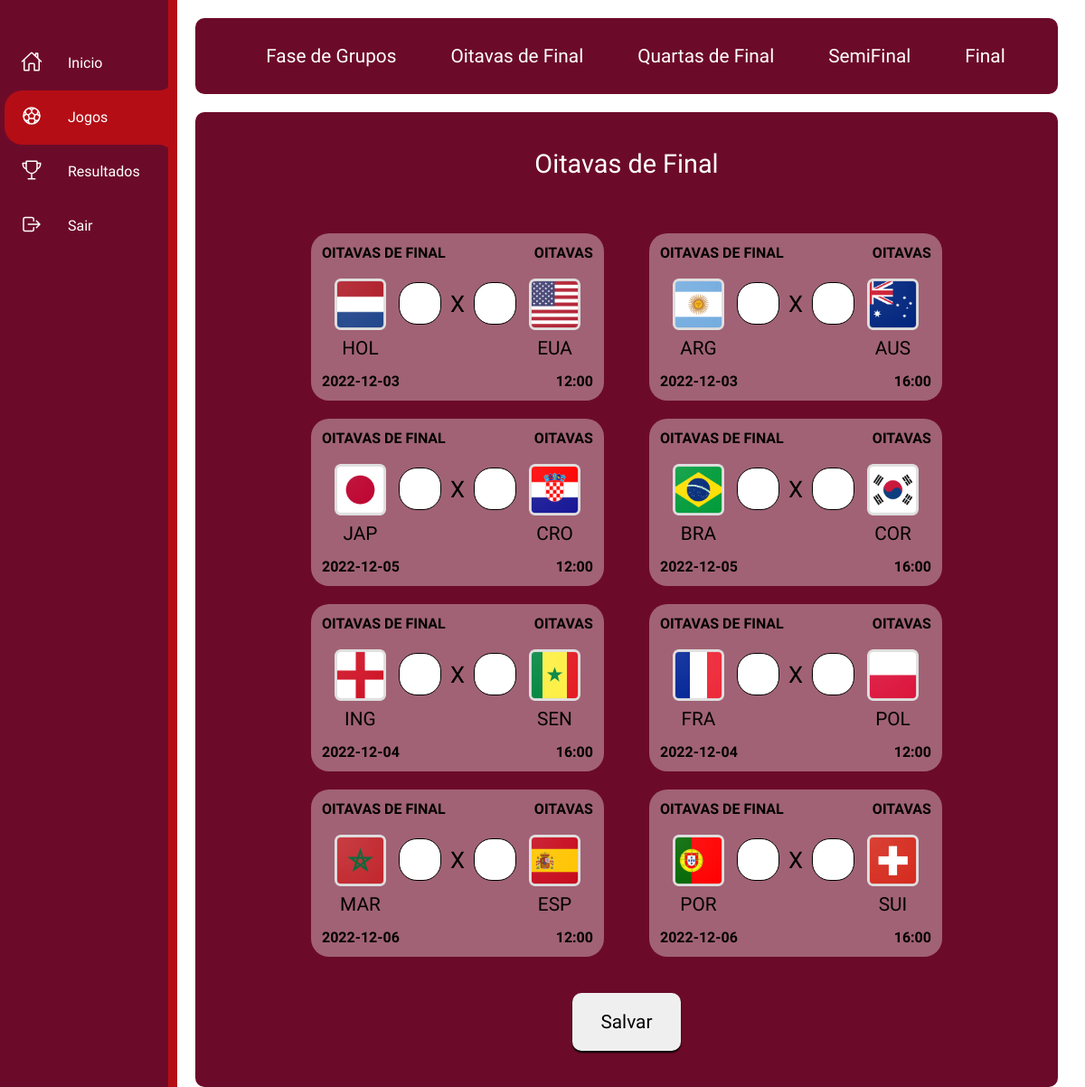
The page /bolao/jogos/oitavas.php (signed in) on the database its author committed.
### tables this page shows
CREATE TABLE `dados_jogos` (
  `id` int(11) NOT NULL,
  `data` date NOT NULL,
  `horario` varchar(10) NOT NULL,
  `timea` varchar(10) NOT NULL,
  `timeb` varchar(10) NOT NULL,
  `local` varchar(30) NOT NULL,
  `tipo` varchar(30) NOT NULL,
  `rodada` varchar(30) NOT NULL,
  `rt1` int(11) NOT NULL,
  `rt2` int(11) NOT NULL,
  `status_jogo` varchar(15) NOT NULL DEFAULT 'ABERTO'
);

### bolao/jogos/oitavas.php (the view, shortened to what this page needs)
<?php
include "../_scripts/config.php"
?>
<!DOCTYPE html>
<html lang="pt-br">
<head>
    <link rel="stylesheet" href="../css/quaoit.css">
    <link rel="stylesheet" href="../css/menu.css">
    <link rel="stylesheet" href="../css/buttons.css">
    <link rel="stylesheet" href="../css/cards.css">
</head>
<body>
<?php include "../menu02.php" ?>
    <div class="items">
    <?php include '../buttons.php'?>
    <form method="post" action="../processa.php">
    <div class="container">
        <h2 id="oitavas">Oitavas de Final</h2>
        <div class="partidas">
            <?php
                $sql = "SELECT * FROM dados_jogos WHERE tipo LIKE 'OITAVAS%'";
                $query = $mysqli->query($sql);
                $a = 1;
                $j = 2;
                while ($dados = $query->fetch_array()){
            ?>
            <div class="jogos">
                <div class="info">
                   <h4> <?php echo $dados['tipo']; ?>  </h4>
                   <h4> <?php echo $dados['rodada']; ?> </h4>
                </div>
                <div class="rodada">
                    <div class="timeA">
                       <div class="dados">
                            <img src="../_images/<?php echo $dados['timea']; ?>.png">
                            <h3><?php echo $dados['timea']; ?></h3>
                       </div>
                       <input type="text" class="form-control" width="20px" name="timea[]" maxlength="2" required>
                    </div>
                    <span>X</span>
                    <div class="timeB">
                        <input type="text" name="timeb[]" class="form-control" width="20px" maxlength="2" required>
                        <div class="dados">
                            <img src="../_images/<?php echo $dados['timeb']; ?>.png"><br>
                            <h3><?php echo $dados['timeb']; ?></h3>
                        </div>
                    </div>
                </div>
                <div class="data">
                        <h4><?php echo $dados['data']; ?> </h4>
                        <h4><?php echo $dados['horario']; ?> </h4>
                </div>
            </div>
            <?php $a++;$j++;} ?>
        </div>
        <input class="btn_enviar" type="submit" value="Salvar" name="aposta">
    </div>
    </form>
    </div>
</body>
</html>

### bolao/menu02.php (shortened to what this page needs)
<div class="navigation">
    <ul>
      <li class="list">
        <a href="../index.php">
          <span class="icon"><ion-icon name="home-outline"></ion-icon></span>
          <span class="title">Inicio</span>
        </a>
      </li>
      <li class="list active">
        <a href="fase.php ">
          <span class="icon"><ion-icon name="football-outline"></ion-icon></span>
          <span class="title ">Jogos</span>
        </a>
      </li>
      <li class="list">
        <a href="../resultados.php">
          <span class="icon"><ion-icon name="trophy-outline"></ion-icon></span>
          <span class="title">Resultados</span>
        </a>
      </li>
      <li class="list">
        <a href="../login.php">
          <span class="icon"><ion-icon name="log-out-outline"></ion-icon></span>
          <span class="title">Sair</span>
        </a>
      </li>
    </ul>
  </div>

### bolao/buttons.php
<div class="buttons">
            <a href="fase.php">Fase de Grupos</a>
            <a href="oitavas.php">Oitavas de Final</a>
            <a href="quartas.php">Quartas de Final</a>
            <a href="semi.php">SemiFinal</a>
            <a href="final.php">Final</a>
</div>

### bolao/css/quaoit.css (style rules this page uses)
* { font-family: 'Varela Round', sans-serif; }
html { scroll-behavior: smooth; overflow-x: hidden; }
form { width: 94%; }
.btn_enviar { width: 120px; padding: 20px; margin: 40px auto; border: none; border-radius: 10px; font-size: 1.3em; cursor: pointer; box-shadow: 0 2px 2px 0 #000000; }
.items { width: 100%; display: flex; flex-direction: column; justify-content: center; align-items: center; }
.container { width: 100%; background-color: #6C0B29; border-radius: 10px; display: flex; flex-direction: column; align-items: center; justify-content: center; }
.container h2 { margin: 40px; text-align: center; color: white; font-size: 1.8em; font-weight: lighter; }
.partidas { display:grid; grid-template-columns: auto auto; column-gap: 50px; }
.jogos { width: 300px; padding: 12px; background-color: #ffffff5b; border-radius: 20px; margin-top: 20px; }

### bolao/css/menu.css (style rules this page uses)
* { margin: 0; padding: 0; }
body { display: flex; flex-direction: row; }
.navigation { position: relative; background-color: #6C0B29; width: 70px; box-shadow: 10px 0 0 #b40d15; overflow-x: hidden; transition: 0.5s; }
.navigation ul { position: absolute; top: 0; left: 0; width: 100%; padding-left: 5px; padding-top: 40px; }
.navigation ul li { position: relative; list-style: none; width: 100%; border-top-left-radius: 20px; border-bottom-left-radius: 20px; }
.navigation ul li a { position: relative; display: flex; width: 100%; text-decoration: none; color: #fff; }
.navigation ul li a .icon { position: relative; display: block; min-width: 60px; height: 60px; text-align: center; line-height: 70px; }
.navigation ul li a .icon ion-icon { position: relative; font-size: 1.5rem; z-index: 1; }
.navigation ul li a .title { position: relative; display: block; padding-left: 10px; height: 60px; line-height: 60px; white-space: nowrap; }
.navigation ul li.active { background-color: #b40d15; }
.navigation ul li.active a::before { content: ''; position: absolute; top: -30px; right: 0; width: 30px; height: 30px; background-color: #6C0B29; border-radius: 50%; box-shadow: 15px 15px 0 #b40d15; }
.navigation ul li.active a::after { content: ''; position: absolute; bottom: -30px; right: 0; width: 30px; height: 30px; background-color: #6C0B29; border-radius: 50%; box-shadow: 15px -15px 0 #b40d15; }

### bolao/css/buttons.css (style rules this page uses)
.buttons { margin: 20px auto; background-color: #6C0B29; width: 94%; display: flex; flex-direction: row; align-items: center; justify-content: center; padding: 10px 0; border-radius: 10px; }
.buttons > a { padding: 20px; border-radius: 10px; border: none; margin-left: 20px; font-size: 1.3em; cursor: pointer; color: #fff; text-decoration: none; }

### bolao/css/cards.css (style rules this page uses)
.rodada { display: flex; flex-direction: row; align-items: center; justify-content: center; }
.rodada > span { text-align: center; margin-bottom: 30px; padding: 10px; font-size: 1.6em; color: rgb(0, 0, 0); }
.timeA { display: flex; flex-direction: row; align-items: center; }
.dados > h3 { text-align: center; color: rgb(0, 0, 0); font-weight: lighter; font-size: 1.3em; }
.dados > img { width: 65px; }
.timeA > input { text-align: center; font-size: 1.5em; width: 45px; height: 45px; margin-bottom: 30px; border: 1px solid; border-radius: 20px; margin-left: 10px; }
.timeB { display: flex; flex-direction: row; align-items: center; }
.timeB > input { text-align: center; font-size: 1.5em; width: 45px; height: 45px; margin-bottom: 30px; border: 1px solid; border-radius: 20px; margin-right: 10px; }
.info { display: flex; flex-direction: row; align-items: center; justify-content: space-between; margin-bottom: 15px; color: rgb(0, 0, 0); font-weight: lighter; }
.data { display: flex; flex-direction: row; align-items: center; justify-content: space-between; margin-top: 15px; color: rgb(0, 0, 0); font-weight: lighter; }

### rows shown on the page
dados_jogos: tipo "OITAVAS DE FINAL", rodada "OITAVAS", shows a picture, timea "HOL", timeb "EUA", data "2022-12-03", horario "12:00"
dados_jogos: tipo "OITAVAS DE FINAL", rodada "OITAVAS", shows a picture, timea "ARG", timeb "AUS", data "2022-12-03", horario "16:00"
dados_jogos: tipo "OITAVAS DE FINAL", rodada "OITAVAS", shows a picture, timea "JAP", timeb "CRO", data "2022-12-05", horario "12:00"
dados_jogos: tipo "OITAVAS DE FINAL", rodada "OITAVAS", shows a picture, timea "BRA", timeb "COR", data "2022-12-05", horario "16:00"
dados_jogos: tipo "OITAVAS DE FINAL", rodada "OITAVAS", shows a picture, timea "ING", timeb "SEN", data "2022-12-04", horario "16:00"
dados_jogos: tipo "OITAVAS DE FINAL", rodada "OITAVAS", shows a picture, timea "FRA", timeb "POL", data "2022-12-04", horario "12:00"
dados_jogos: tipo "OITAVAS DE FINAL", rodada "OITAVAS", shows a picture, timea "MAR", timeb "ESP", data "2022-12-06", horario "12:00"
dados_jogos: tipo "OITAVAS DE FINAL", rodada "OITAVAS", shows a picture, timea "POR", timeb "SUI", data "2022-12-06", horario "16:00"
